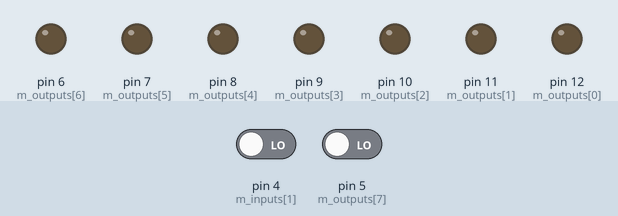
This program was run on a simulated Arduino Nano, built with avr-gcc and run on an emulated ATmega328P. On the bench: output pins drawn as LEDs (lit = HIGH). The test bench sets the inputs (shaded band); at power-on: pin 4 (m_inputs[1]) LOW, pin 5 (m_outputs[7]) LOW.

Above: at 1.2 s.
1.3 s: pin 4 (m_inputs[1]) driven HIGH and pin 5 (m_outputs[7]) driven HIGH
At 2.3 s:
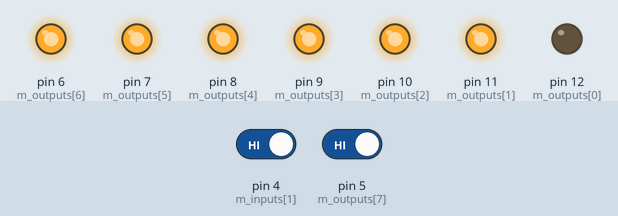
Timing chart, 0 to 4.3 s (numbered marks = the images above; inputs shaded):
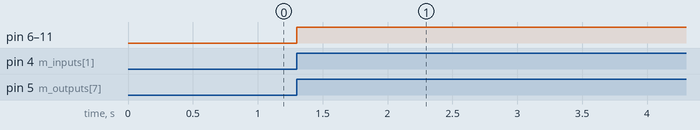

Measured:
- after the input at 1.3 s, pin 6 (m_outputs[6]), pin 7 (m_outputs[5]), pin 8 (m_outputs[4]), pin 9 (m_outputs[3]), pin 10 (m_outputs[2]), pin 11 (m_outputs[1]): LOW → HIGH at once

The program:

main.cpp
```cpp
#include <Arduino.h>

const uint8_t m_outputsCount = 8;
const uint8_t m_outputs[m_outputsCount] = {12, 11, 10, 9, 8, 7, 6, 5};

const uint8_t m_inputsCount = 2;
const uint8_t m_inputs[m_inputsCount] = {5, 4};
      int     m_inputStates[m_inputsCount];

      uint8_t m_countValue;
      uint8_t m_delay;


/*  lookup table for controlling seven segement led display
 *
 *     a
 *    ---
 * f | g | b
 *    ---
 * e |   | c
 *    ---
 *     d
 *
 *
 * digit     a b c d e f g
 *  0     -> 1 1 1 1 1 1 0
 *  1     -> 0 1 1 0 0 0 0
 *  2     -> 1 1 0 1 1 0 1
 *  3     -> 1 1 1 1 0 0 1
 *  4     -> 0 1 1 0 0 1 1
 *  5     -> 1 0 1 1 0 1 1
 *  6     -> 1 0 1 1 1 1 1
 *  7     -> 1 1 1 0 0 0 0
 *  8     -> 1 1 1 1 1 1 1
 *  9     -> 1 1 1 1 0 1 1
 */

const uint8_t m_sevenLedLUT[10] = {0b01111110,  // 0
                                   0b00110000,  // 1
                                   0b01101101,  // 2
                                   0b01111001,  // 3
                                   0b00110011,  // 4
                                   0b01011011,  // 5
                                   0b01011111,  // 6
                                   0b01110000,  // 7
                                   0b01111111,  // 8
                                   0b01111011}; // 9


void setup()
{

  for(uint8_t i = 0; i < m_outputsCount; i++) {
    pinMode(m_outputs[i], OUTPUT);
  }

  for(uint8_t i = 0; i < m_inputsCount; i++) {
    pinMode(m_inputs[i], INPUT);
  }

  m_countValue = 0;
}

void digitToSevenLed(const uint8_t digit)
{
  if(digit > 9) {
    return;
  }

  uint8_t pattern = m_sevenLedLUT[digit];

  for(uint8_t i = 0; i < 7; i++) {

    if(pattern & 0x01 == 1) {
      digitalWrite(m_outputs[i], HIGH);
    } else {
      digitalWrite(m_outputs[i], LOW);
    }

    pattern = pattern >> 1;
  }
}

void loop()
{
  uint8_t curValue;

  int i0_new = digitalRead(m_inputs[0]);
  int i1_new = digitalRead(m_inputs[1]);

  if(m_inputStates[0] != i0_new && m_inputStates[1] != i1_new) {

    m_inputStates[0] = i0_new;
    m_inputStates[1] = i1_new;

    m_delay++;
    if(m_delay == 0) {
      m_countValue++;
    }

    if(m_inputStates[0] == LOW && m_inputStates[1] == LOW) {
      curValue = m_countValue / 1000;
    } else if(m_inputStates[0] == HIGH && m_inputStates[1] ==  LOW) {
      curValue = m_countValue / 100;
    } else if(m_inputStates[0] ==  LOW && m_inputStates[1] == HIGH) {
      curValue = m_countValue / 10;
    } else if(m_inputStates[0] == HIGH && m_inputStates[1] == HIGH) {
      curValue = m_countValue;
    }

    digitToSevenLed(curValue % 10);
  }
}
```
